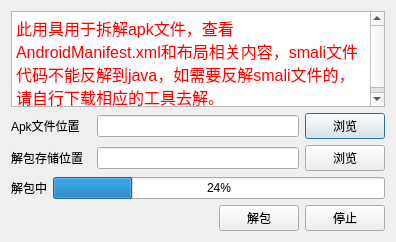
<?xml version="1.0" encoding="UTF-8"?>
<ui version="4.0">
 <class>DePack</class>
 <widget class="QDialog" name="DePack">
  <property name="geometry">
   <rect>
    <x>0</x>
    <y>0</y>
    <width>396</width>
    <height>242</height>
   </rect>
  </property>
  <property name="windowTitle">
   <string>解包工具</string>
  </property>
  <layout class="QVBoxLayout" name="verticalLayout">
   <item>
    <widget class="QTextBrowser" name="TextBrowserExplain">
     <property name="html">
      <string>&lt;!DOCTYPE HTML PUBLIC &quot;-//W3C//DTD HTML 4.0//EN&quot; &quot;http://www.w3.org/TR/REC-html40/strict.dtd&quot;&gt;
&lt;html&gt;&lt;head&gt;&lt;meta name=&quot;qrichtext&quot; content=&quot;1&quot; /&gt;&lt;style type=&quot;text/css&quot;&gt;
p, li { white-space: pre-wrap; }
&lt;/style&gt;&lt;/head&gt;&lt;body style=&quot; font-family:'SimSun'; font-size:9pt; font-weight:400; font-style:normal;&quot;&gt;
&lt;p style=&quot; margin-top:0px; margin-bottom:0px; margin-left:0px; margin-right:0px; -qt-block-indent:0; text-indent:0px;&quot;&gt;&lt;span style=&quot; font-size:12pt; color:#ff0000;&quot;&gt;此用具用于拆解apk文件，查看AndroidManifest.xml和布局相关内容，smali文件代码不能反解到java，如需要反解smali文件的，请自行下载相应的工具去解。&lt;/span&gt;&lt;/p&gt;&lt;/body&gt;&lt;/html&gt;</string>
     </property>
     <property name="placeholderText">
      <string/>
     </property>
    </widget>
   </item>
   <item>
    <layout class="QHBoxLayout" name="horizontalLayout">
     <item>
      <widget class="QLabel" name="LabelOri">
       <property name="sizePolicy">
        <sizepolicy hsizetype="Fixed" vsizetype="Preferred">
         <horstretch>0</horstretch>
         <verstretch>0</verstretch>
        </sizepolicy>
       </property>
       <property name="minimumSize">
        <size>
         <width>80</width>
         <height>0</height>
        </size>
       </property>
       <property name="maximumSize">
        <size>
         <width>80</width>
         <height>16777215</height>
        </size>
       </property>
       <property name="text">
        <string>Apk文件位置</string>
       </property>
      </widget>
     </item>
     <item>
      <widget class="QLineEdit" name="LineEditOri"/>
     </item>
     <item>
      <widget class="QPushButton" name="ButtonScanOri">
       <property name="text">
        <string>浏览</string>
       </property>
      </widget>
     </item>
    </layout>
   </item>
   <item>
    <layout class="QHBoxLayout" name="horizontalLayout_2">
     <item>
      <widget class="QLabel" name="LabelResult">
       <property name="minimumSize">
        <size>
         <width>80</width>
         <height>0</height>
        </size>
       </property>
       <property name="maximumSize">
        <size>
         <width>80</width>
         <height>16777215</height>
        </size>
       </property>
       <property name="text">
        <string>解包存储位置</string>
       </property>
      </widget>
     </item>
     <item>
      <widget class="QLineEdit" name="LineEditResult"/>
     </item>
     <item>
      <widget class="QPushButton" name="ButtonScanResult">
       <property name="text">
        <string>浏览</string>
       </property>
      </widget>
     </item>
    </layout>
   </item>
   <item>
    <layout class="QHBoxLayout" name="horizontalLayout_3">
     <item>
      <widget class="QLabel" name="LabelProcess">
       <property name="text">
        <string>解包中</string>
       </property>
      </widget>
     </item>
     <item>
      <widget class="QProgressBar" name="ProgressBarDePack">
       <property name="value">
        <number>24</number>
       </property>
      </widget>
     </item>
    </layout>
   </item>
   <item>
    <layout class="QHBoxLayout" name="horizontalLayout_4">
     <item>
      <spacer name="horizontalSpacer">
       <property name="orientation">
        <enum>Qt::Horizontal</enum>
       </property>
       <property name="sizeHint" stdset="0">
        <size>
         <width>40</width>
         <height>20</height>
        </size>
       </property>
      </spacer>
     </item>
     <item>
      <widget class="QPushButton" name="ButtonOk">
       <property name="text">
        <string>解包</string>
       </property>
      </widget>
     </item>
     <item>
      <widget class="QPushButton" name="ButtonCancel">
       <property name="text">
        <string>停止</string>
       </property>
      </widget>
     </item>
    </layout>
   </item>
  </layout>
 </widget>
 <resources/>
 <connections/>
</ui>
